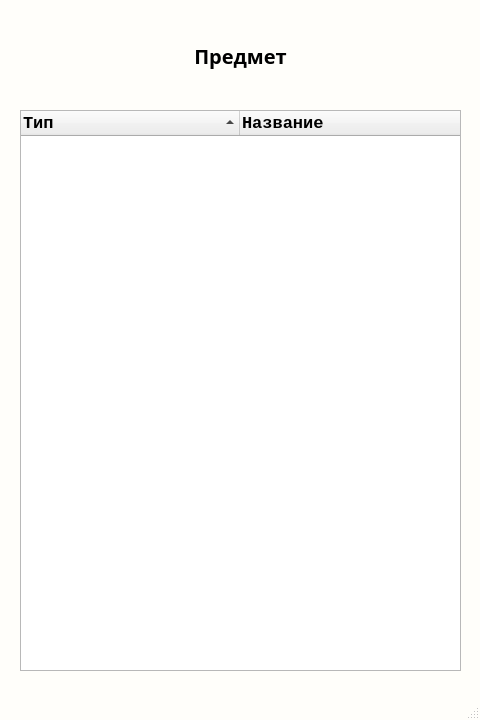
<?xml version="1.0" encoding="UTF-8"?>
<ui version="4.0">
 <class>MainWindow</class>
 <widget class="QMainWindow" name="MainWindow">
  <property name="enabled">
   <bool>true</bool>
  </property>
  <property name="geometry">
   <rect>
    <x>0</x>
    <y>0</y>
    <width>480</width>
    <height>720</height>
   </rect>
  </property>
  <property name="sizePolicy">
   <sizepolicy hsizetype="Fixed" vsizetype="Fixed">
    <horstretch>0</horstretch>
    <verstretch>0</verstretch>
   </sizepolicy>
  </property>
  <property name="minimumSize">
   <size>
    <width>480</width>
    <height>720</height>
   </size>
  </property>
  <property name="maximumSize">
   <size>
    <width>480</width>
    <height>720</height>
   </size>
  </property>
  <property name="palette">
   <palette>
    <active>
     <colorrole role="WindowText">
      <brush brushstyle="SolidPattern">
       <color alpha="255">
        <red>0</red>
        <green>0</green>
        <blue>0</blue>
       </color>
      </brush>
     </colorrole>
     <colorrole role="Button">
      <brush brushstyle="SolidPattern">
       <color alpha="255">
        <red>255</red>
        <green>254</green>
        <blue>250</blue>
       </color>
      </brush>
     </colorrole>
     <colorrole role="Light">
      <brush brushstyle="SolidPattern">
       <color alpha="255">
        <red>255</red>
        <green>255</green>
        <blue>255</blue>
       </color>
      </brush>
     </colorrole>
     <colorrole role="Midlight">
      <brush brushstyle="SolidPattern">
       <color alpha="255">
        <red>255</red>
        <green>254</green>
        <blue>252</blue>
       </color>
      </brush>
     </colorrole>
     <colorrole role="Dark">
      <brush brushstyle="SolidPattern">
       <color alpha="255">
        <red>127</red>
        <green>127</green>
        <blue>125</blue>
       </color>
      </brush>
     </colorrole>
     <colorrole role="Mid">
      <brush brushstyle="SolidPattern">
       <color alpha="255">
        <red>170</red>
        <green>169</green>
        <blue>167</blue>
       </color>
      </brush>
     </colorrole>
     <colorrole role="Text">
      <brush brushstyle="SolidPattern">
       <color alpha="255">
        <red>0</red>
        <green>0</green>
        <blue>0</blue>
       </color>
      </brush>
     </colorrole>
     <colorrole role="BrightText">
      <brush brushstyle="SolidPattern">
       <color alpha="255">
        <red>255</red>
        <green>255</green>
        <blue>255</blue>
       </color>
      </brush>
     </colorrole>
     <colorrole role="ButtonText">
      <brush brushstyle="SolidPattern">
       <color alpha="255">
        <red>0</red>
        <green>0</green>
        <blue>0</blue>
       </color>
      </brush>
     </colorrole>
     <colorrole role="Base">
      <brush brushstyle="SolidPattern">
       <color alpha="255">
        <red>255</red>
        <green>255</green>
        <blue>255</blue>
       </color>
      </brush>
     </colorrole>
     <colorrole role="Window">
      <brush brushstyle="SolidPattern">
       <color alpha="255">
        <red>255</red>
        <green>254</green>
        <blue>250</blue>
       </color>
      </brush>
     </colorrole>
     <colorrole role="Shadow">
      <brush brushstyle="SolidPattern">
       <color alpha="255">
        <red>0</red>
        <green>0</green>
        <blue>0</blue>
       </color>
      </brush>
     </colorrole>
     <colorrole role="AlternateBase">
      <brush brushstyle="SolidPattern">
       <color alpha="255">
        <red>255</red>
        <green>254</green>
        <blue>252</blue>
       </color>
      </brush>
     </colorrole>
     <colorrole role="ToolTipBase">
      <brush brushstyle="SolidPattern">
       <color alpha="255">
        <red>255</red>
        <green>255</green>
        <blue>220</blue>
       </color>
      </brush>
     </colorrole>
     <colorrole role="ToolTipText">
      <brush brushstyle="SolidPattern">
       <color alpha="255">
        <red>0</red>
        <green>0</green>
        <blue>0</blue>
       </color>
      </brush>
     </colorrole>
    </active>
    <inactive>
     <colorrole role="WindowText">
      <brush brushstyle="SolidPattern">
       <color alpha="255">
        <red>0</red>
        <green>0</green>
        <blue>0</blue>
       </color>
      </brush>
     </colorrole>
     <colorrole role="Button">
      <brush brushstyle="SolidPattern">
       <color alpha="255">
        <red>255</red>
        <green>254</green>
        <blue>250</blue>
       </color>
      </brush>
     </colorrole>
     <colorrole role="Light">
      <brush brushstyle="SolidPattern">
       <color alpha="255">
        <red>255</red>
        <green>255</green>
        <blue>255</blue>
       </color>
      </brush>
     </colorrole>
     <colorrole role="Midlight">
      <brush brushstyle="SolidPattern">
       <color alpha="255">
        <red>255</red>
        <green>254</green>
        <blue>252</blue>
       </color>
      </brush>
     </colorrole>
     <colorrole role="Dark">
      <brush brushstyle="SolidPattern">
       <color alpha="255">
        <red>127</red>
        <green>127</green>
        <blue>125</blue>
       </color>
      </brush>
     </colorrole>
     <colorrole role="Mid">
      <brush brushstyle="SolidPattern">
       <color alpha="255">
        <red>170</red>
        <green>169</green>
        <blue>167</blue>
       </color>
      </brush>
     </colorrole>
     <colorrole role="Text">
      <brush brushstyle="SolidPattern">
       <color alpha="255">
        <red>0</red>
        <green>0</green>
        <blue>0</blue>
       </color>
      </brush>
     </colorrole>
     <colorrole role="BrightText">
      <brush brushstyle="SolidPattern">
       <color alpha="255">
        <red>255</red>
        <green>255</green>
        <blue>255</blue>
       </color>
      </brush>
     </colorrole>
     <colorrole role="ButtonText">
      <brush brushstyle="SolidPattern">
       <color alpha="255">
        <red>0</red>
        <green>0</green>
        <blue>0</blue>
       </color>
      </brush>
     </colorrole>
     <colorrole role="Base">
      <brush brushstyle="SolidPattern">
       <color alpha="255">
        <red>255</red>
        <green>255</green>
        <blue>255</blue>
       </color>
      </brush>
     </colorrole>
     <colorrole role="Window">
      <brush brushstyle="SolidPattern">
       <color alpha="255">
        <red>255</red>
        <green>254</green>
        <blue>250</blue>
       </color>
      </brush>
     </colorrole>
     <colorrole role="Shadow">
      <brush brushstyle="SolidPattern">
       <color alpha="255">
        <red>0</red>
        <green>0</green>
        <blue>0</blue>
       </color>
      </brush>
     </colorrole>
     <colorrole role="AlternateBase">
      <brush brushstyle="SolidPattern">
       <color alpha="255">
        <red>255</red>
        <green>254</green>
        <blue>252</blue>
       </color>
      </brush>
     </colorrole>
     <colorrole role="ToolTipBase">
      <brush brushstyle="SolidPattern">
       <color alpha="255">
        <red>255</red>
        <green>255</green>
        <blue>220</blue>
       </color>
      </brush>
     </colorrole>
     <colorrole role="ToolTipText">
      <brush brushstyle="SolidPattern">
       <color alpha="255">
        <red>0</red>
        <green>0</green>
        <blue>0</blue>
       </color>
      </brush>
     </colorrole>
    </inactive>
    <disabled>
     <colorrole role="WindowText">
      <brush brushstyle="SolidPattern">
       <color alpha="255">
        <red>127</red>
        <green>127</green>
        <blue>125</blue>
       </color>
      </brush>
     </colorrole>
     <colorrole role="Button">
      <brush brushstyle="SolidPattern">
       <color alpha="255">
        <red>255</red>
        <green>254</green>
        <blue>250</blue>
       </color>
      </brush>
     </colorrole>
     <colorrole role="Light">
      <brush brushstyle="SolidPattern">
       <color alpha="255">
        <red>255</red>
        <green>255</green>
        <blue>255</blue>
       </color>
      </brush>
     </colorrole>
     <colorrole role="Midlight">
      <brush brushstyle="SolidPattern">
       <color alpha="255">
        <red>255</red>
        <green>254</green>
        <blue>252</blue>
       </color>
      </brush>
     </colorrole>
     <colorrole role="Dark">
      <brush brushstyle="SolidPattern">
       <color alpha="255">
        <red>127</red>
        <green>127</green>
        <blue>125</blue>
       </color>
      </brush>
     </colorrole>
     <colorrole role="Mid">
      <brush brushstyle="SolidPattern">
       <color alpha="255">
        <red>170</red>
        <green>169</green>
        <blue>167</blue>
       </color>
      </brush>
     </colorrole>
     <colorrole role="Text">
      <brush brushstyle="SolidPattern">
       <color alpha="255">
        <red>127</red>
        <green>127</green>
        <blue>125</blue>
       </color>
      </brush>
     </colorrole>
     <colorrole role="BrightText">
      <brush brushstyle="SolidPattern">
       <color alpha="255">
        <red>255</red>
        <green>255</green>
        <blue>255</blue>
       </color>
      </brush>
     </colorrole>
     <colorrole role="ButtonText">
      <brush brushstyle="SolidPattern">
       <color alpha="255">
        <red>127</red>
        <green>127</green>
        <blue>125</blue>
       </color>
      </brush>
     </colorrole>
     <colorrole role="Base">
      <brush brushstyle="SolidPattern">
       <color alpha="255">
        <red>255</red>
        <green>254</green>
        <blue>250</blue>
       </color>
      </brush>
     </colorrole>
     <colorrole role="Window">
      <brush brushstyle="SolidPattern">
       <color alpha="255">
        <red>255</red>
        <green>254</green>
        <blue>250</blue>
       </color>
      </brush>
     </colorrole>
     <colorrole role="Shadow">
      <brush brushstyle="SolidPattern">
       <color alpha="255">
        <red>0</red>
        <green>0</green>
        <blue>0</blue>
       </color>
      </brush>
     </colorrole>
     <colorrole role="AlternateBase">
      <brush brushstyle="SolidPattern">
       <color alpha="255">
        <red>255</red>
        <green>254</green>
        <blue>250</blue>
       </color>
      </brush>
     </colorrole>
     <colorrole role="ToolTipBase">
      <brush brushstyle="SolidPattern">
       <color alpha="255">
        <red>255</red>
        <green>255</green>
        <blue>220</blue>
       </color>
      </brush>
     </colorrole>
     <colorrole role="ToolTipText">
      <brush brushstyle="SolidPattern">
       <color alpha="255">
        <red>0</red>
        <green>0</green>
        <blue>0</blue>
       </color>
      </brush>
     </colorrole>
    </disabled>
   </palette>
  </property>
  <property name="font">
   <font>
    <pointsize>15</pointsize>
   </font>
  </property>
  <property name="acceptDrops">
   <bool>false</bool>
  </property>
  <property name="windowTitle">
   <string>Работы</string>
  </property>
  <widget class="QWidget" name="centralwidget">
   <widget class="QLabel" name="label">
    <property name="geometry">
     <rect>
      <x>0</x>
      <y>30</y>
      <width>481</width>
      <height>51</height>
     </rect>
    </property>
    <property name="font">
     <font>
      <family>Raleway</family>
      <pointsize>-1</pointsize>
      <weight>75</weight>
      <italic>false</italic>
      <bold>true</bold>
     </font>
    </property>
    <property name="styleSheet">
     <string notr="true">font-family: Raleway;
font-style: normal;
font-weight: bold;
font-size:20px;
</string>
    </property>
    <property name="text">
     <string>Предмет</string>
    </property>
    <property name="alignment">
     <set>Qt::AlignCenter</set>
    </property>
   </widget>
   <widget class="QTreeWidget" name="treeWidget">
    <property name="geometry">
     <rect>
      <x>20</x>
      <y>110</y>
      <width>441</width>
      <height>561</height>
     </rect>
    </property>
    <property name="font">
     <font>
      <family>Raleway</family>
      <pointsize>-1</pointsize>
      <weight>75</weight>
      <italic>false</italic>
      <bold>true</bold>
     </font>
    </property>
    <property name="styleSheet">
     <string notr="true">font-family: Raleway;
font-style: normal;
font-weight: bold;
font-size:16px;
</string>
    </property>
    <attribute name="headerDefaultSectionSize">
     <number>219</number>
    </attribute>
    <attribute name="headerMinimumSectionSize">
     <number>74</number>
    </attribute>
    <attribute name="headerShowSortIndicator" stdset="0">
     <bool>true</bool>
    </attribute>
    <column>
     <property name="text">
      <string>Тип</string>
     </property>
     <property name="font">
      <font>
       <family>Consolas</family>
       <pointsize>13</pointsize>
      </font>
     </property>
    </column>
    <column>
     <property name="text">
      <string>Название</string>
     </property>
     <property name="font">
      <font>
       <family>Consolas</family>
       <pointsize>13</pointsize>
      </font>
     </property>
    </column>
   </widget>
  </widget>
  <widget class="QStatusBar" name="statusbar"/>
 </widget>
 <resources/>
 <connections/>
</ui>
